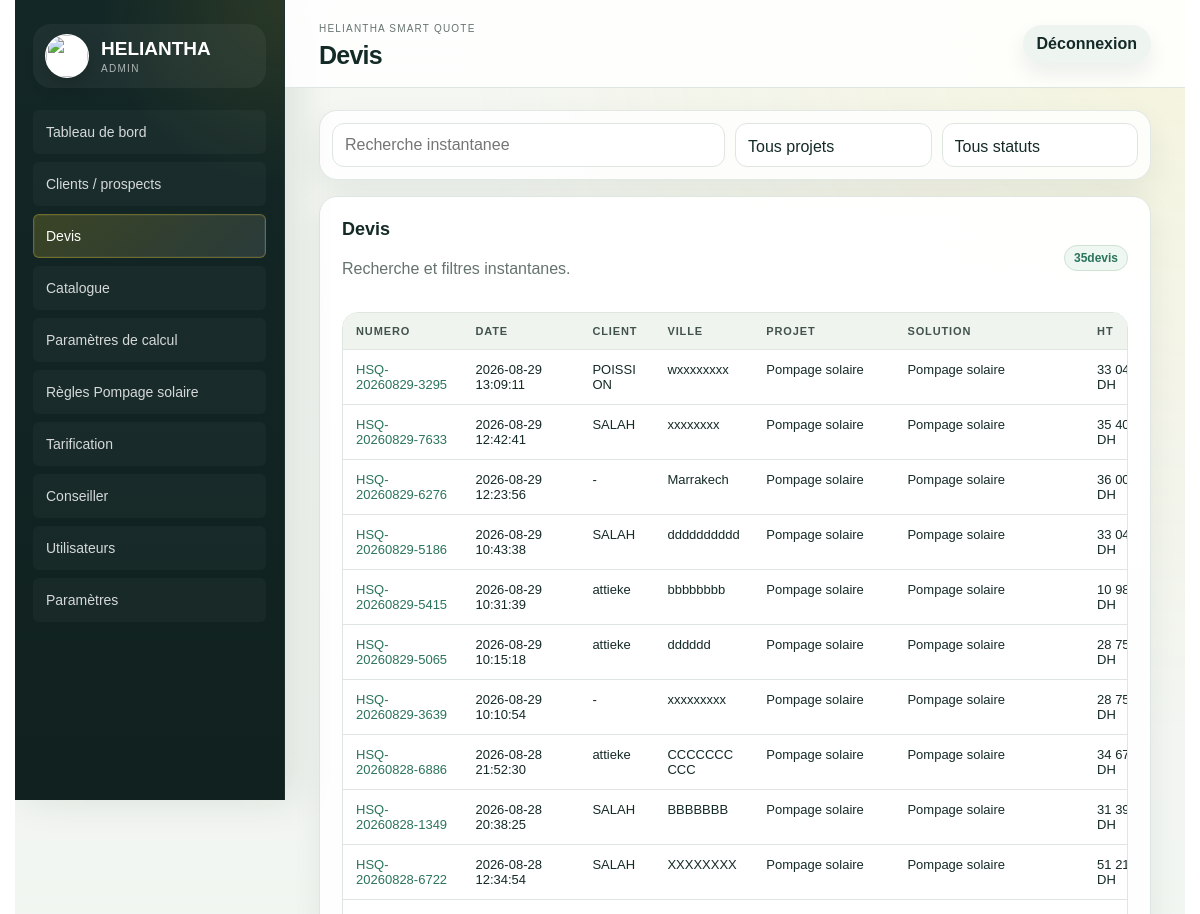
Before: /admin/devis (signed in, upper part) with the older database file.
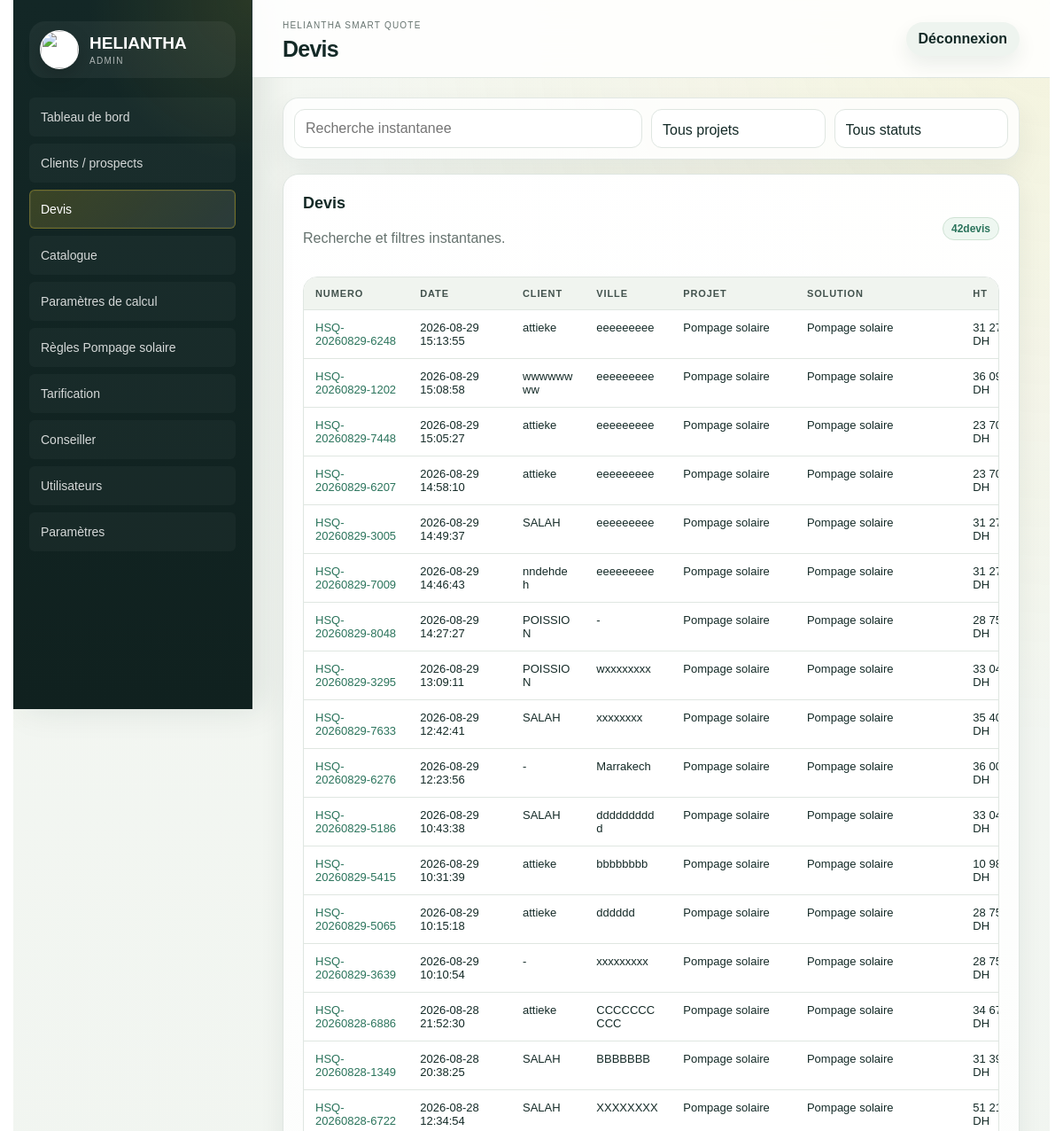
After: the same page with the newer database file.
### tables this page shows
CREATE TABLE quote_requests (
    id INTEGER PRIMARY KEY AUTOINCREMENT,
    quote_number TEXT NOT NULL UNIQUE,
    project TEXT NOT NULL,
    customer_name TEXT,
    phone TEXT,
    email TEXT,
    location TEXT,
    request_json TEXT NOT NULL,
    result_json TEXT NOT NULL,
    status TEXT NOT NULL DEFAULT 'Nouveau',
    created_at TEXT NOT NULL DEFAULT CURRENT_TIMESTAMP
, company TEXT, city TEXT, solution_name TEXT, amount_ht REAL, amount_ttc REAL, confidence INTEGER, reliability_json TEXT, calculation_detail_json TEXT, financial_breakdown_json TEXT, selected_equipment_json TEXT, calculator_versions_json TEXT, technical_parameters_json TEXT, quote_snapshot_json TEXT, technical_reference_json TEXT, updated_at TEXT, bom_json TEXT, technical_configuration_json TEXT, compatibility_json TEXT, product_selections_json TEXT, selected_offer_level TEXT);

### app/routes.py (the view)
@bp.get("/admin/devis")
def admin_quotes():
    quotes = list_quotes()
    return render_template(
        "admin/quotes.html",
        quotes=quotes,
        project_labels=PROJECT_LABELS,
        public_projects=PUBLIC_PROJECTS,
        statuses=QUOTE_STATUSES,
        filters=request.args,
    )

### app/db.py (called while the page is built)
def get_db():
    if "db" not in g:
        g.db = sqlite3.connect(current_app.config["DATABASE"])
        g.db.row_factory = sqlite3.Row
    return g.db

def ensure_schema(db=None):
    db = db or get_db()
    db.executescript(SCHEMA)
    _migrate_quote_requests(db)
    _migrate_products(db)
    _migrate_calculation_parameters(db)
    _migrate_pumping_solar_rules(db)
    _migrate_public_tracking(db)
    _migrate_users(db)
    _migrate_advisor(db)
    _seed_defaults(db)
    db.commit()

def _migrate_quote_requests(db):
    existing = {row["name"] for row in db.execute("PRAGMA table_info(quote_requests)").fetchall()}
    for column, column_type in QUOTE_COLUMNS.items():
        if column not in existing:
            db.execute(f"ALTER TABLE quote_requests ADD COLUMN {column} {column_type}")

def _migrate_products(db):
    existing = {row["name"] for row in db.execute("PRAGMA table_info(products)").fetchall()}
    for column, column_type in PRODUCT_COLUMNS.items():
        if column not in existing:
            db.execute(f"ALTER TABLE products ADD COLUMN {column} {column_type}")
    db.execute(
        """CREATE INDEX IF NOT EXISTS idx_products_catalog_lookup
        ON products(active, category, brand, stock, priority)"""
    )

def _migrate_calculation_parameters(db):
    existing = {row["name"] for row in db.execute("PRAGMA table_info(calculation_parameters)").fetchall()}
    for column, column_type in CALCULATION_PARAMETER_COLUMNS.items():
        if column not in existing:
            db.execute(f"ALTER TABLE calculation_parameters ADD COLUMN {column} {column_type}")

def _migrate_pumping_solar_rules(db):
    existing = {row["name"] for row in db.execute("PRAGMA table_info(pumping_solar_rules)").fetchall()}
    for column, column_type in PUMPING_SOLAR_RULE_COLUMNS.items():
        if column not in existing:
            db.execute(f"ALTER TABLE pumping_solar_rules ADD COLUMN {column} {column_type}")
    db.execute(
        """CREATE INDEX IF NOT EXISTS idx_pumping_solar_rules_lookup
        ON pumping_solar_rules(active, rule_type, pump_cv, panel_power_w, drive_power_kw, phase, sort_order)"""
    )

def _migrate_public_tracking(db):
    db.execute(
        """CREATE INDEX IF NOT EXISTS idx_visit_requests_quote
        ON visit_requests(quote_id, created_at DESC)"""
    )
    db.execute(
        """CREATE INDEX IF NOT EXISTS idx_quote_client_events_quote
        ON quote_client_events(quote_id, created_at DESC)"""
    )

### templates/admin/quotes.html (shortened to what this page needs)
{% extends "admin/base.html" %}
{% block page_title %}Devis{% endblock %}
{% block content %}
<form class="filters quote-filters quote-filter-panel" method="get" data-live-quote-filters>
  <input name="q" value="{{ filters.get('q', '') }}" placeholder="Recherche instantanee">
  <select name="project" aria-label="Projet">
    <option value="">Tous projets</option>
  </select>
  <select name="status" aria-label="Statut">
    <option value="">Tous statuts</option>
  </select>
</form>
<section class="panel quotes-panel">
  <div class="panel-head">
    <div>
      <h2>Devis</h2>
      <p class="muted">Recherche et filtres instantanes.</p>
    </div>
    <span class="status"><span data-live-quote-count>{{ quotes|length }}</span> devis</span>
  </div>
  <div class="table-wrap quotes-table-wrap">
    <table>
      <thead>
        <tr>
          <th>Numero</th>
          <th>Date</th>
          <th>Client</th>
          <th>Ville</th>
          <th>Projet</th>
          <th>Solution</th>
          <th>HT</th>
        </tr>
      </thead>
      <tbody>
        {% for q in quotes %}
        <tr
          data-quote-row
          data-project="{{ q.project or '' }}"
          data-status="{{ q.status or '' }}"
          data-search="{{ [q.quote_number, q.customer_name, q.phone, q.email, q.location, q.city, project_labels.get(q.project, q.project), q.solution_name, q.status]|select|join(' ')|lower }}"
        >
          <td><a href="{{ url_for('main.admin_quote_detail', quote_id=q.id) }}">{{ q.quote_number }}</a></td>
          <td>{{ q.created_at }}</td>
          <td>{{ q.customer_name or "-" }}</td>
          <td>{{ q.location or q.city or "-" }}</td>
          <td>{{ project_labels.get(q.project, q.project) }}</td>
          <td>{{ q.solution_name or "-" }}</td>
          <td>{{ "{:,.0f}".format(q.amount_ht or 0).replace(",", " ") }} DH</td>
        </tr>
        {% else %}
        <tr data-quote-empty><td colspan="8">Aucun devis trouve.</td></tr>
        {% endfor %}
      </tbody>
    </table>
  </div>
</section>
{% endblock %}

### templates/admin/base.html (shortened to what this page needs)
<!doctype html>
<html lang="fr">
<head>
  <link rel="stylesheet" href="{{ url_for('static', filename='css/admin.css') }}?v=20260828-1">
</head>
<body class="admin-app">
  <aside class="admin-sidebar" id="admin-sidebar">
    <a class="admin-brand" href="{{ url_for('main.admin_dashboard') }}">
      <span class="admin-mark" aria-hidden="true"><img class="admin-logo" src="{{ url_for('main.brand_image') }}" alt=""></span>
      <div><b>HELIANTHA</b><small>ADMIN</small></div>
    </a>
    <nav>
      <a class="admin-nav-link{% if request.endpoint == 'main.admin_dashboard' %} active{% endif %}" href="{{ url_for('main.admin_dashboard') }}">Tableau de bord</a>
      <a class="admin-nav-link{% if request.endpoint == 'main.admin_prospects' %} active{% endif %}" href="{{ url_for('main.admin_prospects') }}">Clients / prospects</a>
      <a class="admin-nav-link{% if request.endpoint == 'main.admin_quotes' %} active{% endif %}" href="{{ url_for('main.admin_quotes') }}">Devis</a>
      <a class="admin-nav-link{% if request.endpoint == 'main.admin_catalog' %} active{% endif %}" href="{{ url_for('main.admin_catalog') }}">Catalogue</a>
      <a class="admin-nav-link{% if request.endpoint == 'main.admin_calculation_parameters' %} active{% endif %}" href="{{ url_for('main.admin_calculation_parameters') }}">Paramètres de calcul</a>
      <a class="admin-nav-link{% if request.endpoint == 'main.admin_pumping_rules' %} active{% endif %}" href="{{ url_for('main.admin_pumping_rules') }}">Règles Pompage solaire</a>
      <a class="admin-nav-link{% if request.endpoint == 'main.admin_pricing' %} active{% endif %}" href="{{ url_for('main.admin_pricing') }}">Tarification</a>
      <a class="admin-nav-link{% if request.endpoint == 'main.admin_advisor' %} active{% endif %}" href="{{ url_for('main.admin_advisor') }}">Conseiller</a>
      <a class="admin-nav-link{% if request.endpoint == 'main.admin_users' %} active{% endif %}" href="{{ url_for('main.admin_users') }}">Utilisateurs</a>
      <a class="admin-nav-link{% if request.endpoint == 'main.admin_settings' %} active{% endif %}" href="{{ url_for('main.admin_settings') }}">Paramètres</a>
    </nav>
  </aside>
  <div class="admin-main">
    <header class="admin-topbar">
      <div>
        <small>HELIANTHA Smart Quote</small>
        <h1>{% block page_title %}Administration{% endblock %}</h1>
      </div>
      <div class="admin-topbar-actions">
        <form method="post" action="{{ url_for('main.admin_logout') }}">
          <button class="ghost-button" type="submit">Déconnexion</button>
        </form>
      </div>
    </header>
    <main class="admin-content">
      {% block content %}{% endblock %}
    </main>
  </div>
</body>
</html>

Changed rows visible on the page:
added quote_requests: quote_number "HSQ-20260829-6248", created_at "2026-08-29 15:13:55", customer_name "attieke", location "eeeeeeeee", get "Pompage solaire", solution_name "Pompage solaire", amount_ht "31…"
added quote_requests: quote_number "HSQ-20260829-1202", created_at "2026-08-29 15:08:58", customer_name "wwwwwwww", location "eeeeeeeee", get "Pompage solaire", solution_name "Pompage solaire", amount_ht "36…"
added quote_requests: quote_number "HSQ-20260829-7448", created_at "2026-08-29 15:05:27", customer_name "attieke", location "eeeeeeeee", get "Pompage solaire", solution_name "Pompage solaire", amount_ht "23…"
added quote_requests: quote_number "HSQ-20260829-6207", created_at "2026-08-29 14:58:10", customer_name "attieke", location "eeeeeeeee", get "Pompage solaire", solution_name "Pompage solaire", amount_ht "23…"
added quote_requests: quote_number "HSQ-20260829-3005", created_at "2026-08-29 14:49:37", customer_name "SALAH", location "eeeeeeeee", get "Pompage solaire", solution_name "Pompage solaire", amount_ht "31…"
added quote_requests: quote_number "HSQ-20260829-7009", created_at "2026-08-29 14:46:43", customer_name "nndehdeh", location "eeeeeeeee", get "Pompage solaire", solution_name "Pompage solaire", amount_ht "31…"
added quote_requests: quote_number "HSQ-20260829-8048", created_at "2026-08-29 14:27:27", customer_name "POISSION", location+city "-", get "Pompage solaire", solution_name "Pompage solaire", amount_ht "28…"
Other visible differences:
{{ quotes|length }}: "35" → "42"
